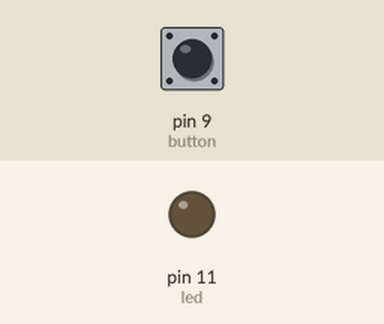
Recording of a sketch running on a simulated Arduino Uno, built with avr-gcc and run on an emulated ATmega328P. On the bench: output pins drawn as LEDs (lit = HIGH). Inputs (shaded band) come from the test bench; at power-on: pin 9 (button) LOW.

Above: at 1.2 s.
1.3 s: pin 9 (button) pulled HIGH for 1 s
At 1.6 s:
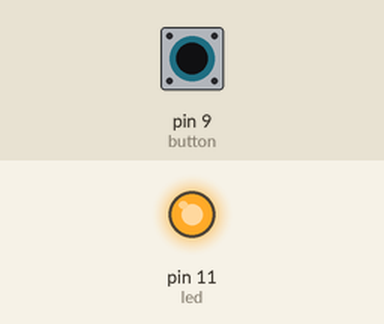
4.4 s: pin 9 (button) pulled HIGH for 3.2 s
At 9.4 s:
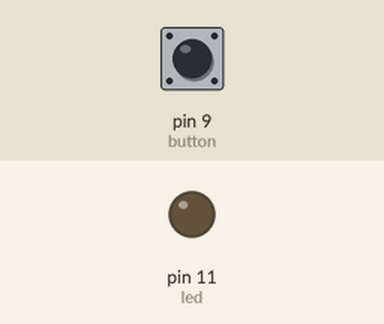
Timing chart, 0 to 10.9 s (numbered marks = the images above; inputs shaded):
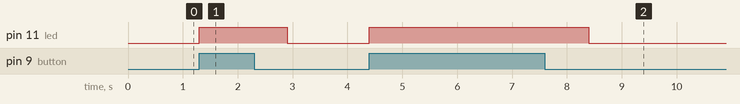

The sketch:

timeoutAcceptanceScenario.ino
```cpp
//Wiring code generated from an ArduinoML model
// Application name: foo

long debounce = 200;
long startTime; // Used for temporal transitions
enum STATE {on, off};

STATE currentState = off;

bool buttonBounceGuard = false;
long buttonLastDebounceTime = 0;


	void setup(){
		pinMode(9, INPUT); // button [Sensor]
		pinMode(11, OUTPUT); // led [Actuator]
	}
	void loop() {
			switch(currentState){

				case on:
					digitalWrite(11,HIGH);
                    startTime = millis();

                    while (( millis() - startTime < 800 )) {

                        delayMicroseconds(100);

                    }

                    currentState = off;

				    break;

				case off:
					digitalWrite(11,LOW);
					buttonBounceGuard = static_cast<long>(millis() - buttonLastDebounceTime) > debounce;
					if ( digitalRead(9) == HIGH && buttonBounceGuard ) {
						buttonLastDebounceTime = millis();
						currentState = on;

					}


				    break;

		}
	}
```

Measured:
- after the input at 1.3 s, pin 11 (led): LOW → HIGH at once, → LOW 1.6 s later
- after the input at 4.4 s, pin 11 (led): LOW → HIGH at once, → LOW 4.0 s later
